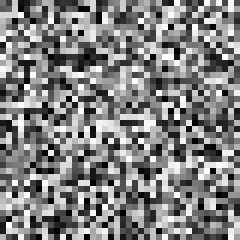
#> input picture input_data/noise.png, 40 x 40 px (shown 6 times larger)
$ python edge.py   (older library calls are emulated)
#> lines starting #> are read from the running program, lines starting #| are printed output that depends on the picture
import cv2
import numpy as np

img1 = cv2.imread('./input_data/noise.png', 0)
#> img1 is the input picture: shape (40, 40); min 0, max 255, mean 128.6
img1 = cv2.resize(img1, (40, 40))
cv2.imwrite('./input_data/spec_input.png', img1)

img_edge = cv2.Sobel(img1, cv2.CV_64F, 1, 1, ksize=3)
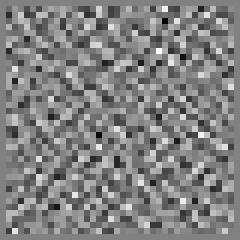
#> img_edge: shape (40, 40) float64 (shown 6 times larger); min -461, max 448, mean 0; drawn with min black and max white
img_edge = np.uint8(np.abs(img_edge))
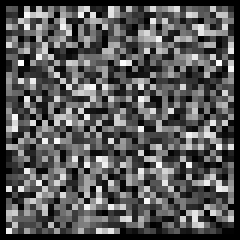
#> img_edge: shape (40, 40) (shown 6 times larger); min 0, max 254, mean 87.3

cv2.imwrite('./input_data/spec_gt.png', img_edge)
cv2.imshow('edge', img_edge)
cv2.waitKey(0)
